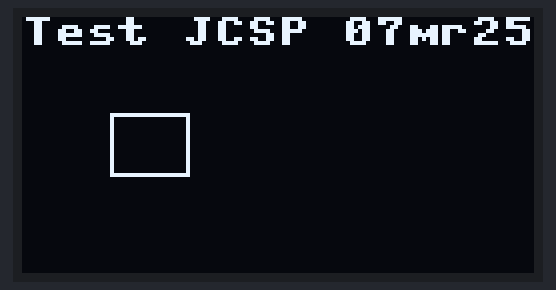
Recording of a program running on a simulated Raspberry Pi Pico running MicroPython. Parts: 128×64 one-colour display. Library files of the repository ran but are not shown: sh1106.py; what the program prints to the serial console is not drawn. At 0.1 s the program stops and its outputs stay as they are.

Above: at 0.1 s.

The program:

Rbhwt_sh1106_1_0.py
```python
# Taller Programación y Robótica en CMM BML – 2024 -2025 - Clase xx
# Programa: hw test sh1106 i2c texto & graph - 1er test a hacer
# Hardware platform: Pico _ & W / funciona igual sin cambios
# Librerias : sh1106.py
# Ref librerias: https://github.com/robert-hh/SH1106
# Fecha JCSP 2023 02 06
# Licencia : CC BY-NC-SA 4.0

from os import uname
# Informative block - start
p_keyOhw = "I2C en GPIO 4&5 = SDA0 & SCL0 400khz"
p_project = "Test HW basico sh1106: i2c, texto y grafico -1er test"
p_version = "1.0"
p_library = "SH1106  @robert-hh"
print(f"uPython version: {uname()[3]} ")
print(f"uC: {uname()[4]} - Key other HW: {p_keyOhw}")
print(f"Program: {p_project} - Version: {p_version}")
print(f"Key Library: {p_library}")

from machine import Pin, I2C
import sh1106

# 0.0 - Constates y varaibles globales
WIDTH =128
HEIGHT= 64
FREQ = 400_000   # Try lowering this value in case of "Errno 5"

# Mejor usa las configuraciones por defecto
# I2C0  I2C(0, scl=Pin(5), sda=Pin(4), freq=400_000)
# I2C1  I2C(1, scl=Pin(7), sda=Pin(6), freq=400_000)
i2c = I2C(0, sda = Pin(4), scl = Pin(5), freq = FREQ)

print('Info del bus i2c: ',i2c)
print('Scanning I2C bus.')
devices = i2c.scan() # this returns a list of devices
device_count = len(devices)
if device_count == 0:
    print('No i2c device found.')
else:
    print(device_count, 'devices found.')
    for device in devices:
        print('Decimal address:', device, ", Hex address: ", hex(device))

    # Creacion del objeto display
    display = sh1106.SH1106_I2C(WIDTH,
                                HEIGHT,
                                i2c,
                                res = None,
                                addr = 0x3c,
                                rotate = 0) # valores 0, 90, 180, 270
    display.sleep(False)
    display.fill(0)
    display.text('Test JCSP 07mr25', 0, 0, 1)
    display.rect(WIDTH//4 - 10, HEIGHT//2 - 8, 20, 16, 1) # x0, y0, size hor, size vert , color
    display.show()
```
